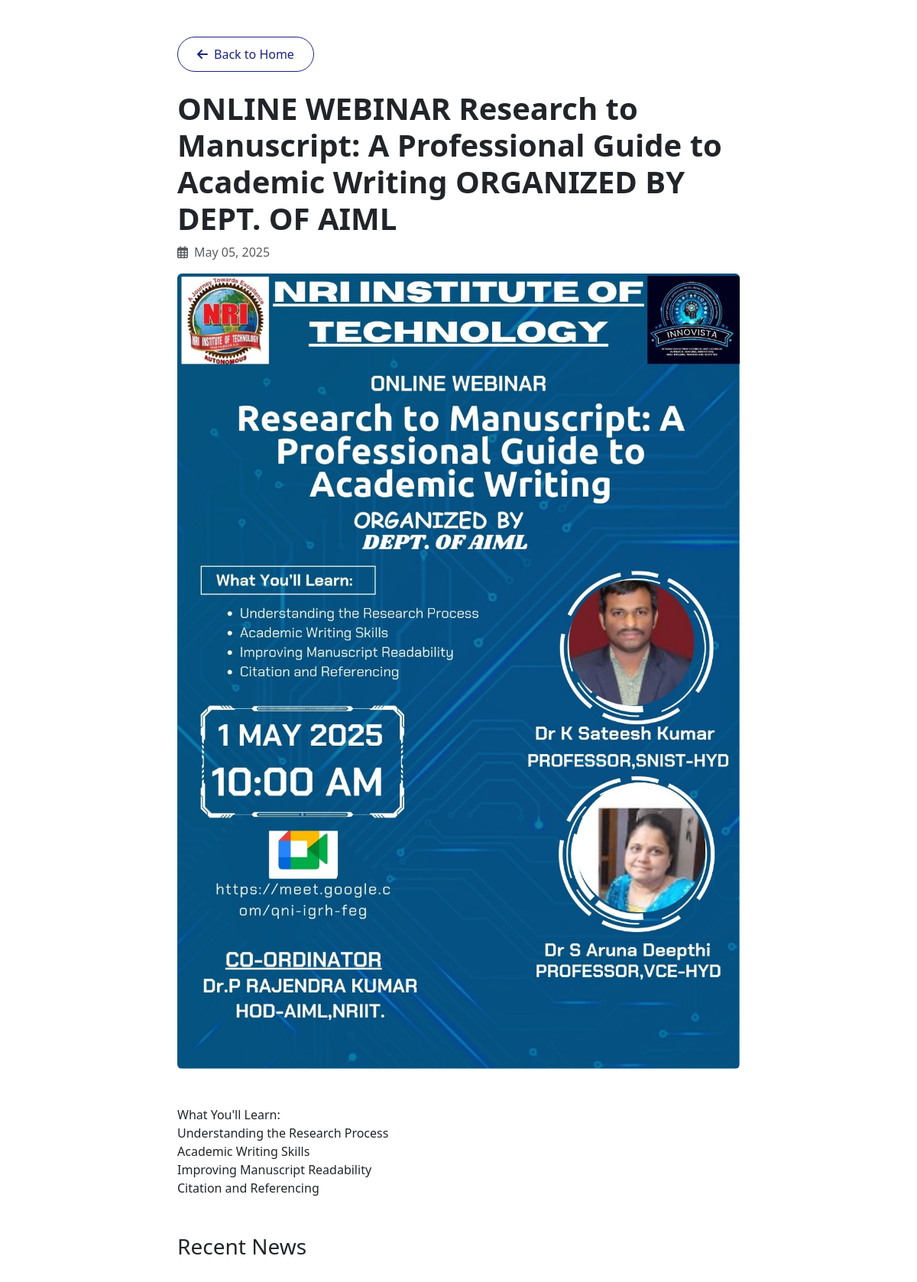
Screenshot of /news/4/ with the database file from the repository.
### department/models.py (models this page shows)
class News(models.Model):
    title = models.CharField(max_length=200)
    content = models.TextField()
    created_at = models.DateTimeField(auto_now_add=True)

### department/views.py (the view)
# urls.py: path('news/<int:pk>/', views.NewsDetailView.as_view(), name='news_detail'),
class NewsDetailView(DetailView):
    model = News
    template_name = 'news_detail.html'
    context_object_name = 'news'

### department/templates/news_detail.html (shortened to what this page needs)
{% extends 'base.html' %}
{% load static %}
{% block content %}
<div class="container py-5">
    <div class="row">
        <div class="col-lg-8 mx-auto">
            <a href="{% url 'home' %}" class="btn btn-outline-primary mb-4">
                <i class="fas fa-arrow-left me-2"></i>Back to Home
            </a>
            <article class="news-article">
                <header class="mb-4">
                    <h1 class="fw-bold">{{ news.title }}</h1>
                    <div class="text-muted mb-3">
                        <i class="far fa-calendar-alt me-2"></i>{{ news.created_at|date:"F d, Y" }}
                    </div>
                    {% if news.image %}
                    <img src="{{ news.image.url }}" alt="{{ news.title }}" class="img-fluid rounded mb-4">
                    {% endif %}
                </header>
                <div class="news-content">
                    {{ news.content|linebreaks }}
                </div>
            </article>
            <div class="mt-5">
                <h3 class="mb-4">Recent News</h3>
            </div>
        </div>
    </div>
</div>
{% endblock %}

### department/static/css/style.css (style rules this page uses)
:root { --primary-color: #1a237e; --primary-light: #534bae; --primary-dark: #000051; --secondary-color: #00bcd4; --accent-color: #ff4081; --light-bg: #f8f9fa; --dark-text: #212529; --light-text: #f8f9fa; }
body { font-family: 'Segoe UI', Tahoma, Geneva, Verdana, sans-serif; color: var(--dark-text); overflow-x: hidden; }
.btn-outline-primary { color: var(--primary-color); border-color: var(--primary-color); padding: 10px 25px; border-radius: 50px; font-weight: 500; transition: all 0.3s ease; }

### rows the page displays
News: title "ONLINE WEBINAR Research to Manuscript: A Professional Guide to Academic Writing ORGANIZED BY DEPT. OF AIML", created_at "May 05, 2025", image (picture), content "What You'll Learn: Understanding the Research Process Academic Writing Skills Improving Manuscript Readability Citation and Referencing"
